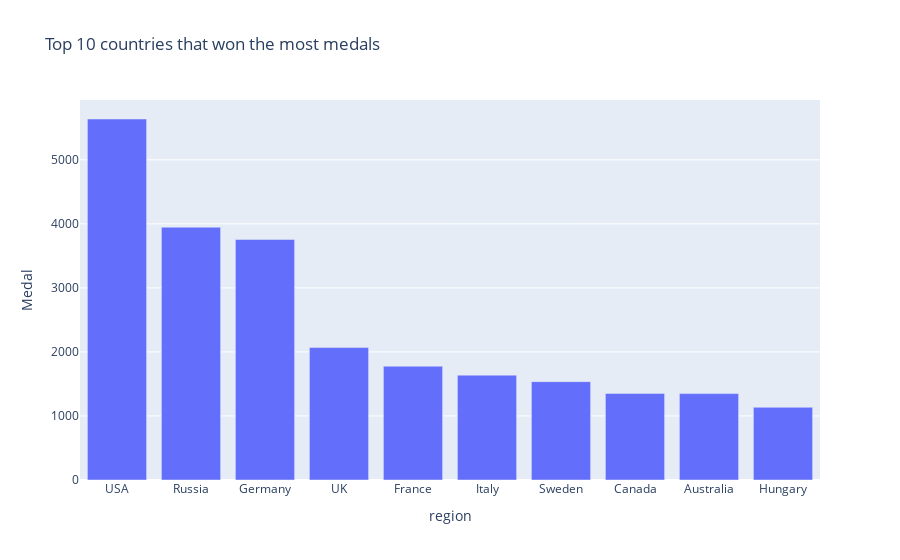

Notebook source saved alongside this figure:
### Code cell
import plotly.express as px

fig = px.bar(df_medal, x='region', y='Medal', title= "Top 10 countries that won the most medals")
fig.show()

### Figure 1 — Plotly figure (JSON) as saved in the notebook; plotly's stock layout.template omitted (floating-point values rounded to 4 significant figures)
{"data": [{"alignmentgroup": "True", "hovertemplate": "region=%{x}<br>Medal=%{y}<extra></extra>", "legendgroup": "", "marker": {"color": "#636efa", "pattern": {"shape": ""}}, "name": "", "offsetgroup": "", "orientation": "v", "showlegend": false, "textposition": "auto", "type": "bar", "x": ["USA", "Russia", "Germany", "UK", "France", "Italy", "Sweden", "Canada", "Australia", "Hungary"], "xaxis": "x", "y": [5637, 3947, 3756, 2068, 1777, 1637, 1536, 1352, 1349, 1135], "yaxis": "y"}], "layout": {"barmode": "relative", "legend": {"tracegroupgap": 0}, "title": {"text": "Top 10 countries that won the most medals"}, "xaxis": {"anchor": "y", "domain": [0, 1], "title": {"text": "region"}}, "yaxis": {"anchor": "x", "domain": [0, 1], "title": {"text": "Medal"}}}}
